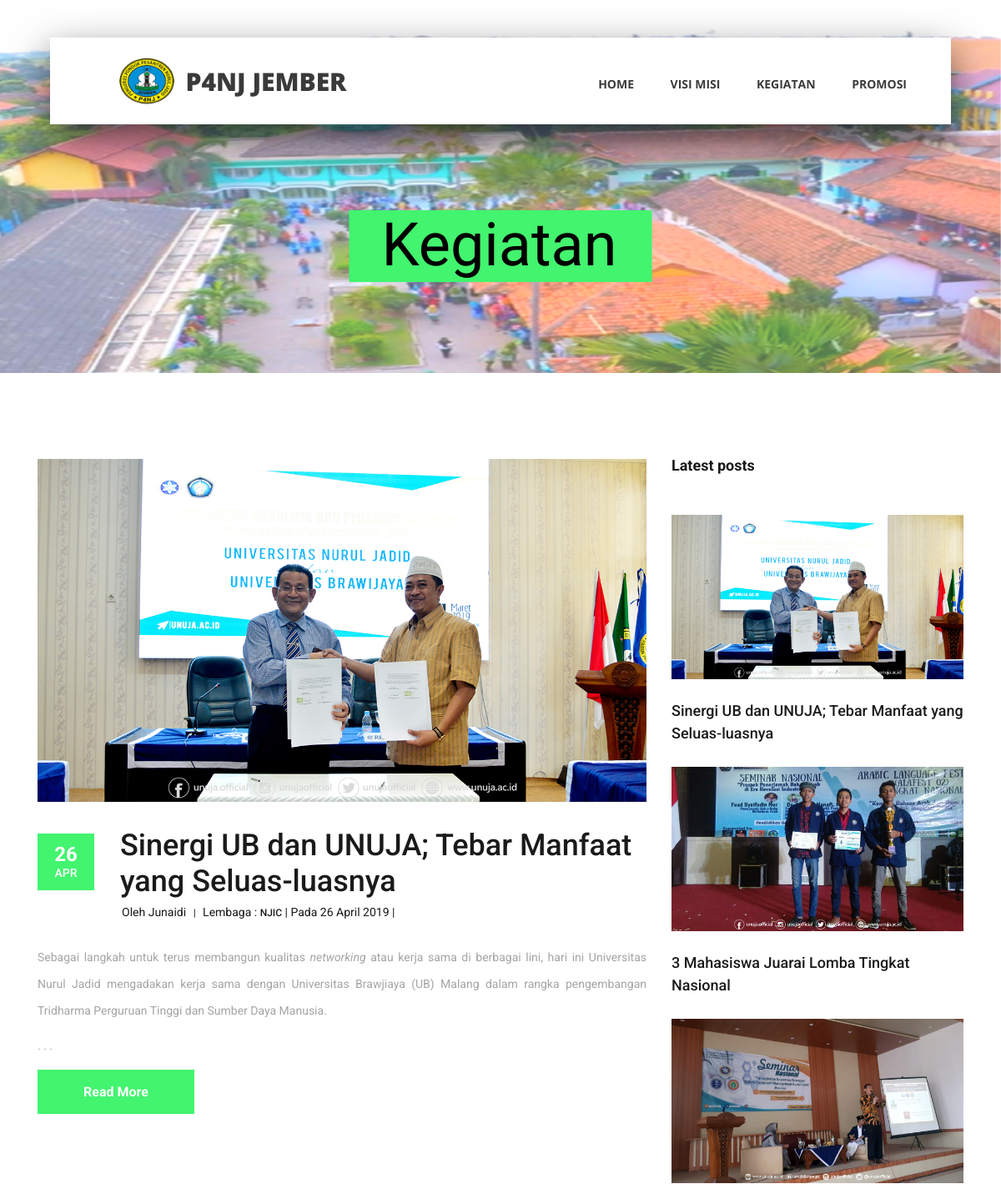
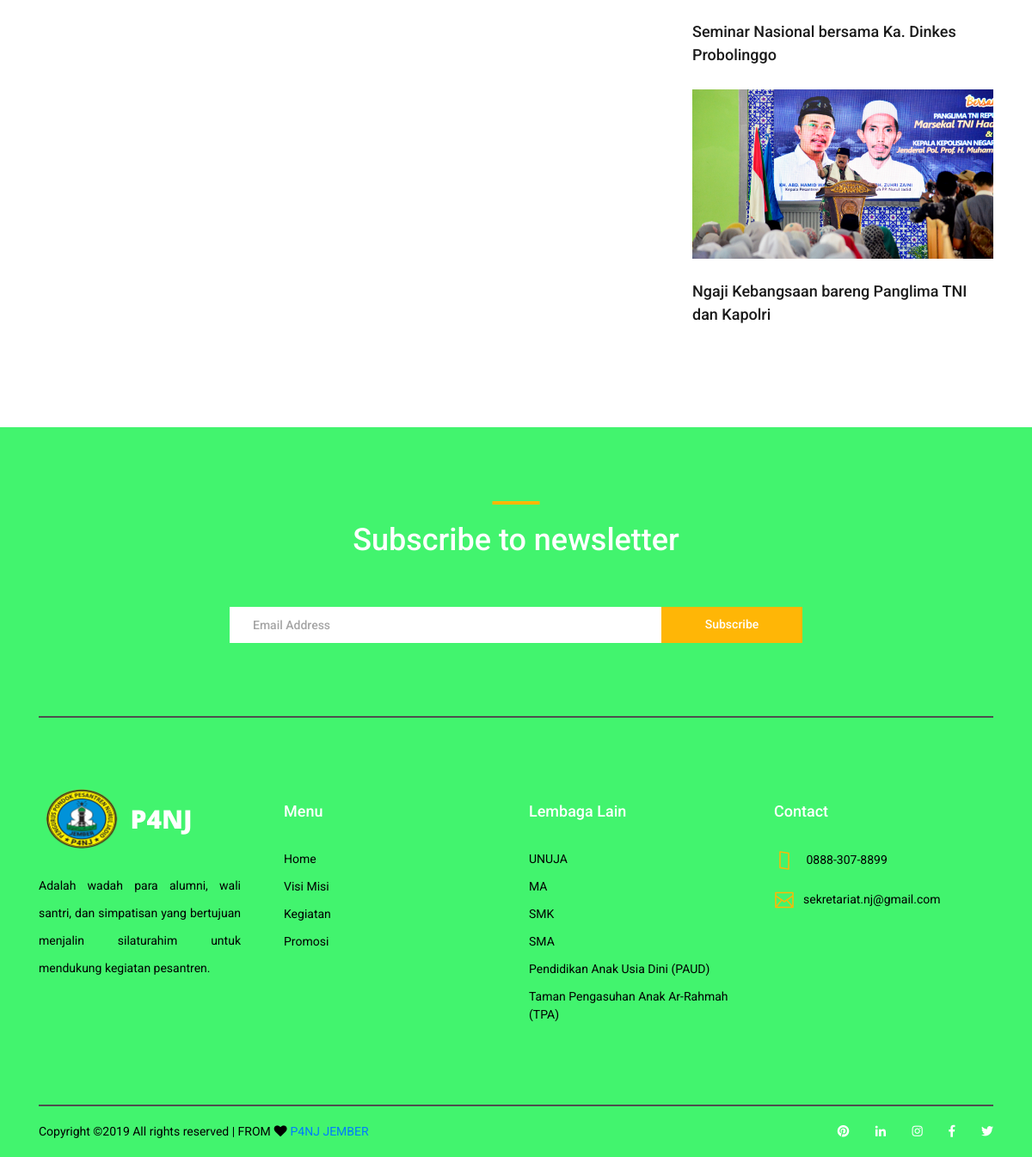
The app's page /kegiatan/Lembaga/3 with its own data (2 pictures, top to bottom).
### tables this page shows
CREATE TABLE `tb_kegiatan` (
  `id_kegiatan` int(11) NOT NULL,
  `judul_kegiatan` varchar(200) NOT NULL,
  `slug` varchar(100) NOT NULL,
  `deskripsi` text NOT NULL,
  `status` varchar(20) NOT NULL,
  `id_lembaga_alumni` int(11) NOT NULL,
  `foto_kegiatan` varchar(100) NOT NULL,
  `jenis_kegiatan` varchar(20) NOT NULL,
  `author` int(11) NOT NULL,
  `tanggal_posting` date NOT NULL
);

CREATE TABLE `tb_alumni` (
  `id_alumni` int(11) NOT NULL,
  `no_ktp` varchar(17) NOT NULL,
  `nama` varchar(20) NOT NULL,
  `id_kecamatan` int(11) NOT NULL,
  `id_desa` int(11) NOT NULL,
  `alamat` varchar(255) NOT NULL,
  `telepon` char(12) NOT NULL,
  `thn_mondok` char(4) NOT NULL,
  `thn_keluar` char(4) NOT NULL,
  `pekerjaan` varchar(20) NOT NULL,
  `bidang_usaha` varchar(20) NOT NULL,
  `akun_fb` varchar(20) NOT NULL,
  `email` varchar(100) NOT NULL,
  `username` varchar(50) NOT NULL,
  `password` varchar(100) NOT NULL,
  `foto` varchar(255) NOT NULL,
  `foto_usaha` varchar(100) NOT NULL
);

CREATE TABLE `tb_lembaga_alumni` (
  `id_lembaga_alumni` int(11) NOT NULL,
  `nama_lembaga` varchar(50) NOT NULL,
  `status` enum('Y','N') NOT NULL,
  `logo` varchar(100) NOT NULL
);

CREATE TABLE `tb_lembaga_nj` (
  `id_lembaga` int(11) NOT NULL,
  `nama_lembaga` varchar(50) NOT NULL,
  `situs` varchar(255) NOT NULL
);

### application/controllers/Kegiatan.php (called while the page is built, shortened)
<?php
class Kegiatan extends CI_Controller
{
	public function lembaga($id, $offset=0)
	{
		$data['title'] = "Kegiatan - P4NJ JEMBER";
		$data['jml_kegiatan'] = $this->App_model->ambil_data_by_id_result('tb_kegiatan','id_lembaga_alumni',$id);
		$jml = count($data['jml_kegiatan']);
		$data['offset']=$offset;
		$config['total_rows'] = $jml;
		$config['base_url'] = base_url().'kegiatan/lembaga';
		$config['per_page'] = 4;
		$config['full_tag_open']="<ul class='pagination'>";
		$config['full_tag_close']="</ul>";
		$config['num_tag_open']="<li>";
		$config['num_tag_close']="</li>";
		$config['next_tag_open']="<li>";
		$config['next_tag_close']="</li>";
		$config['prev_tag_open']="<li>";
		$config['prev_tag_close']="</li>";
		$config['first_tag_open']="<li>";
		$config['first_tag_close']="</li>";
		$config['last_tag_open']="<li>";
		$config['last_tag_close']="</li>";
		$config['cur_tag_open']="<li class='disabled'><li class='active'><a href='#'>";
		$config['cur_tag_close']="</a></li>";
		$this->pagination->initialize($config);
		$data['halaman'] = $this->pagination->create_links();
		$data['kegiatan_id'] = $this->App_model->ambil_data_by_id_with_pagination($config['per_page'],$offset,$id);
		$data['kegiatan'] = $this->App_model->ambil_data_limit_recent('tb_kegiatan','id_kegiatan');
		$this->load->view('halamanutama/Header', $data);
		$this->load->view('halamanutama/KegiatanById', $data);
		$this->load->view('halamanutama/Footer');
	}
}
?>

### index.php (called while the page is built, shortened)
<?php
require_once BASEPATH.'core/CodeIgniter.php';

### application/models/App_model.php (called while the page is built, shortened)
<?php
class App_model extends CI_Model
{
    public function ambil_data($table, $params)
    {
    	return $this->db->order_by($params, 'DESC')->get($table)->result_array();
    }
    public function ambil_data_by_id_with_pagination($perpage,$offset,$id)
    {
        $query = $this->db->select('*')
                          ->from('tb_kegiatan')
                          ->join('tb_alumni','tb_kegiatan.author = tb_alumni.id_alumni')
                          ->join('tb_lembaga_alumni','tb_kegiatan.id_lembaga_alumni = tb_lembaga_alumni.id_lembaga_alumni')
                          ->where('tb_kegiatan.id_lembaga_alumni', $id)
                          ->order_by('id_kegiatan', 'DESC')
                          ->get('',$perpage,$offset)->result_array();
        return $query;
    }
    public function ambil_data_limit_recent($table, $params)
    {
        return $this->db->order_by($params, 'DESC')->limit(4)->get($table)->result_array();
    }
    public function ambil_data_by_id_result($table, $field, $id)
    {
    	return $this->db->get_where($table, array($field => $id))->result_array();
    }
}
 ?>

### application/views/halamanutama/KegiatanById.php (the view, shortened to what this page needs)
<div class="news">
	<div class="container">
		<div class="row">
			<div class="col-lg-8">
				<div class="news_posts">
					<?php
					foreach ($kegiatan_id as $k) {
						if (count($kegiatan_id) > 0) { ?>
							<div class="news_post">
								<div class="news_post_image">
									<img src="<?=base_url()?>assets/foto/kegiatan/<?=$k['foto_kegiatan']?>" alt="">
								</div>
								<div class="news_post_top d-flex flex-column flex-sm-row">
									<div class="news_post_date_container">
										<div class="news_post_date d-flex flex-column align-items-center justify-content-center" style="background-color: #42f46e">
											<div><?=substr($k['tanggal_posting'],8,2)?></div>
											<div><?=substr(date('F', strtotime($k['tanggal_posting'])),0 ,3)?></div>
										</div>
									</div>
									<div class="news_post_title_container">
										<div class="news_post_title">
											<a href="<?=base_url()?>kegiatan/detail/<?=$k['slug']?>"><?=$k['judul_kegiatan']?></a>
										</div>
										<div class="news_post_meta">
											<span class="news_post_author">Oleh <?=$k['nama']?></span>
											<span>|</span>
											<span class="news_post_comments">Lembaga : <a href="<?=base_url()?>kegiatan/Lembaga/<?=$k['id_lembaga_alumni']?>"><?=$k['nama_lembaga']?></a></span>
											<span>|</span>
											<span class="news_post_author">Pada <?=date('d F Y', strtotime($k['tanggal_posting']))?></span>
											<span>|</span>
										</div>
									</div>
								</div>
								<div class="news_post_text" style="text-align: justify;">
									<p><?=substr($k['deskripsi'],0,300). '. . .'?></p>
								</div>
								<div class="news_post_button text-center trans_200" style="background-color: #42f46e">
									<a href="<?=base_url()?>kegiatan/detail/<?=$k['slug']?>">Read More</a>
								</div>
							</div>
						<?php } else { ?>
								<center><h2>Hasil Tidak Ditemukan</h2></center>
						<?php } ?>
					<?php } ?>
				</div>
			</div>
			<div class="col-lg-4">
				<div class="sidebar">
					<div class="sidebar_section">
						<div class="sidebar_section_title">
							<h3>Latest posts</h3>
						</div>
						<div class="latest_posts">
							<?php
							foreach ($kegiatan as $k) { ?>
								<div class="latest_post">
									<div class="latest_post_image">
										<img src="<?=base_url()?>assets/foto/kegiatan/<?=$k['foto_kegiatan']?>" alt="">
									</div>
									<div class="latest_post_title"><a href="<?=base_url()?>kegiatan/detail/<?=$k['slug']?>"><?=$k['judul_kegiatan']?></a></div>
								</div>
							<?php } ?>
						</div>
					</div>
				</div>
			</div>
		</div>
	</div>
</div>

### application/views/halamanutama/Footer.php (shortened to what this page needs)
	<footer class="footer" style="background-color: #42f46e;">
		<div class="container">
			<div class="newsletter">
				<div class="row">
					<div class="col">
						<div class="section_title text-center">
							<h1>Subscribe to newsletter</h1>
						</div>
					</div>
				</div>
				<div class="row">
					<div class="col text-center">
						<div class="newsletter_form_container mx-auto">
							<form action="post">
								<div class="newsletter_form d-flex flex-md-row flex-column flex-xs-column align-items-center justify-content-center">
									<input id="newsletter_email" class="newsletter_email" type="email" placeholder="Email Address" required="required" data-error="Valid email is required.">
									<button id="newsletter_submit" type="submit" class="newsletter_submit_btn trans_300" value="Submit">Subscribe</button>
								</div>
							</form>
						</div>
					</div>
				</div>
			</div>
			<div class="footer_content">
				<div class="row">
					<div class="col-lg-3 footer_col">
						<div class="logo_container">
							<div class="logo">
								<img src="<?=base_url()?>assets/foto/logo/logop4nj.png" alt="" width="100">
								<span>P4NJ</span>
							</div>
						</div>
						<p class="footer_about_text" style="color: black; text-align: justify;">Adalah wadah para alumni, wali santri, dan simpatisan yang bertujuan menjalin silaturahim untuk mendukung kegiatan pesantren.</p>
					</div>
					<div class="col-lg-3 footer_col">
						<div class="footer_column_title">Menu</div>
						<div class="footer_column_content">
							<ul>
								<li class="footer_list_item"><a href="<?=base_url()?>" style="color: black">Home</a></li>
								<li class="footer_list_item"><a href="<?=base_url()?>pages/visi_misi" style="color: black">Visi Misi</a></li>
								<li class="footer_list_item"><a href="<?=base_url()?>pages/kegiatan" style="color: black">Kegiatan</a></li>
								<li class="footer_list_item"><a href="<?=base_url()?>pages/promosi" style="color: black">Promosi</a></li>
							</ul>
						</div>
					</div>
					<div class="col-lg-3 footer_col">
						<div class="footer_column_title">Lembaga Lain</div>
						<div class="footer_column_content">
							<?php
							$lembaga_nj = $this->App_model->ambil_data('tb_lembaga_nj','id_lembaga');
							?>
							<ul>
								<?php foreach ($lembaga_nj as $l) { ?>
									<li class="footer_list_item"><a href="<?=$l['situs']?>" style="color: black"><?=$l['nama_lembaga']?></a></li>
								<?php } ?>
							</ul>
						</div>
					</div>
					<div class="col-lg-3 footer_col">
						<div class="footer_column_title">Contact</div>
						<div class="footer_column_content">
							<ul>
								<li class="footer_contact_item" style="color: black">
									<div class="footer_contact_icon">
										<img src="<?=base_url()?>assets/homeassets/images/smartphone.svg" alt="https://www.flaticon.com/authors/lucy-g">
									</div>
									0888-307-8899
								</li>
								<li class="footer_contact_item" style="color: black">
									<div class="footer_contact_icon">
										<img src="<?=base_url()?>assets/homeassets/images/envelope.svg" alt="https://www.flaticon.com/authors/lucy-g">
									</div>sekretariat.nj@gmail.com
								</li>
							</ul>
						</div>
					</div>
				</div>
			</div>
			<div class="footer_bar d-flex flex-column flex-sm-row align-items-center" style="color: black">
				<div class="footer_copyright">
					<span>
Copyright &copy;<script>document.write(new Date().getFullYear());</script> All rights reserved | FROM <i class="fa fa-heart" aria-hidden="true"></i> <a href="<?=base_url()?>">P4NJ JEMBER</a>
</span>
				</div>
				<div class="footer_social ml-sm-auto">
					<ul class="menu_social">
						<li class="menu_social_item"><a href="#"><i class="fab fa-pinterest"></i></a></li>
						<li class="menu_social_item"><a href="#"><i class="fab fa-linkedin-in"></i></a></li>
						<li class="menu_social_item"><a href="#"><i class="fab fa-instagram"></i></a></li>
						<li class="menu_social_item"><a href="#"><i class="fab fa-facebook-f"></i></a></li>
						<li class="menu_social_item"><a href="#"><i class="fab fa-twitter"></i></a></li>
					</ul>
				</div>
			</div>
		</div>
	</footer>
</div>
</body>
</html>

### assets/homeassets/styles/elements_styles.css (style rules this page uses)
* { margin: 0; padding: 0; -webkit-font-smoothing: antialiased; -webkit-text-shadow: rgba(0,0,0,.01) 0 0 1px; text-shadow: rgba(0,0,0,.01) 0 0 1px; }
body { font-family: 'Roboto', sans-serif; font-size: 14px; font-weight: 400; background: #FFFFFF; color: #a5a5a5; }
div { display: block; position: relative; -webkit-box-sizing: border-box; -moz-box-sizing: border-box; box-sizing: border-box; }
ul { list-style: none; margin-bottom: 0px; }
p { font-family: 'Roboto', sans-serif; font-size: 14px; line-height: 2.29; font-weight: 400; color: #a5a5a5; -webkit-font-smoothing: antialiased; -webkit-text-shadow: rgba(0,0,0,.01) 0 0 1px; text-shadow: rgba(0,0,0,.01) 0 0 1px; }
a, a:hover, a:visited, a:active, a:link { text-decoration: none; -webkit-font-smoothing: antialiased; -webkit-text-shadow: rgba(0,0,0,.01) 0 0 1px; text-shadow: rgba(0,0,0,.01) 0 0 1px; }
h1 { font-size: 36px; }
h3 { font-size: 18px; }
h1, h2, h3, h4, h5, h6 { font-family: 'Roboto', sans-serif; -webkit-font-smoothing: antialiased; -webkit-text-shadow: rgba(0,0,0,.01) 0 0 1px; text-shadow: rgba(0,0,0,.01) 0 0 1px; }
.trans_200 { -webkit-transition: all 200ms ease; -moz-transition: all 200ms ease; -ms-transition: all 200ms ease; -o-transition: all 200ms ease; transition: all 200ms ease; }
.trans_300 { -webkit-transition: all 300ms ease; -moz-transition: all 300ms ease; -ms-transition: all 300ms ease; -o-transition: all 300ms ease; transition: all 300ms ease; }
.logo_container { display: inline-block; padding-left: 76px; }
.logo span { font-family: 'Open Sans', sans-serif; font-size: 30px; font-weight: 900; color: #3a3a3a; vertical-align: middle; text-transform: uppercase; margin-left: 3px; }
.menu_social_item { display: inline-block; margin-right: 27px; }
.menu_social_item:last-child { margin-right: 0px; }
.menu_social_item a i { color: #3a3a3a; }
.section_title h1 { display: block; color: #1a1a1a; font-weight: 500; padding-top: 24px; }
.section_title h1::before { display: block; position: absolute; top: 0; left: 50%; -webkit-transform: translateX(-50%); -moz-transform: translateX(-50%); -ms-transform: translateX(-50%); -o-transform: translateX(-50%); transform: translateX(-50%); width: 55px; height: 4px; content: ''; background: #ffb606; }
.footer { width: 100%; background: #1a1a1a; }
.footer .section_title h1 { color: #FFFFFF; }
.footer_bar { padding-top: 19px; padding-bottom: 19px; }
.footer_social .menu_social_item a i { color: #FFFFFF; }
.footer_social .menu_social_item:last-child { margin-right: 0px; }

### records on screen
tb_kegiatan: foto_kegiatan (picture), tanggal_posting "26", tanggal_posting "APR", judul_kegiatan "Sinergi UB dan UNUJA; Tebar Manfaat yang Seluas-luasnya", tb_alumni.nama "Junaidi", id_lembaga_alumni.nama_lembaga "NJIC", tanggal_posting "26 April 2019", deskripsi "Sebagai langkah untuk terus membangun kualitas networking atau kerja sama di berbagai lini, hari ini Universitas Nurul Jadid mengadakan kerja sama dengan Universitas Brawjiaya (UB) Malang dalam rangka pengembangan Tridharma Perguruan Tinggi dan Sumber Daya Manusia."
tb_kegiatan: foto_kegiatan (picture), judul_kegiatan "3 Mahasiswa Juarai Lomba Tingkat Nasional"
tb_kegiatan: foto_kegiatan (picture), judul_kegiatan "Seminar Nasional bersama Ka. Dinkes Probolinggo"
tb_kegiatan: foto_kegiatan (picture), judul_kegiatan "Ngaji Kebangsaan bareng Panglima TNI dan Kapolri"
tb_lembaga_nj: nama_lembaga "UNUJA"
tb_lembaga_nj: nama_lembaga "MA"
tb_lembaga_nj: nama_lembaga "SMK"
tb_lembaga_nj: nama_lembaga "SMA"
tb_lembaga_nj: nama_lembaga "Pendidikan Anak Usia Dini (PAUD)"
tb_lembaga_nj: nama_lembaga "Taman Pengasuhan Anak Ar-Rahmah (TPA)"
